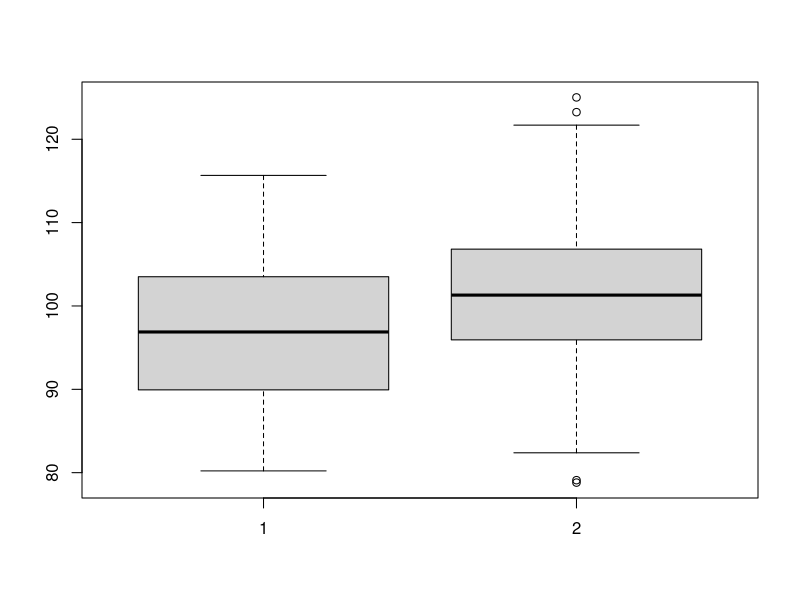
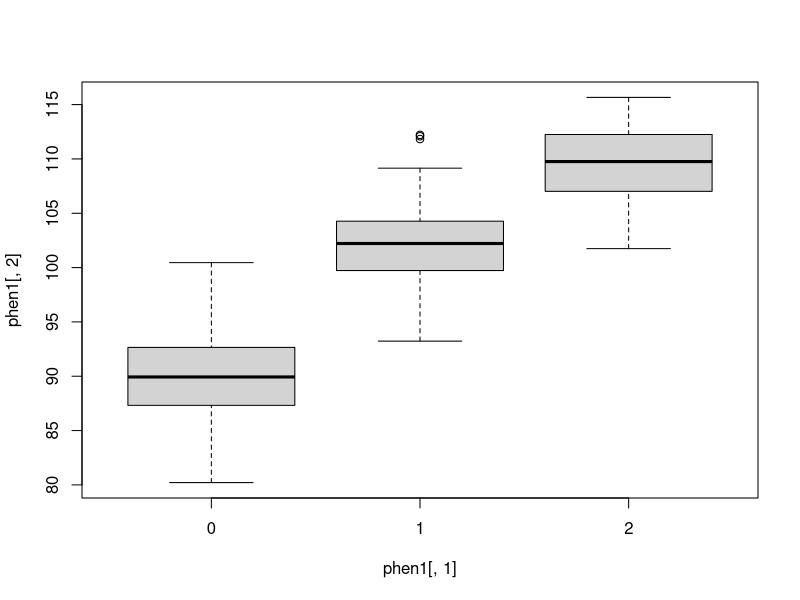
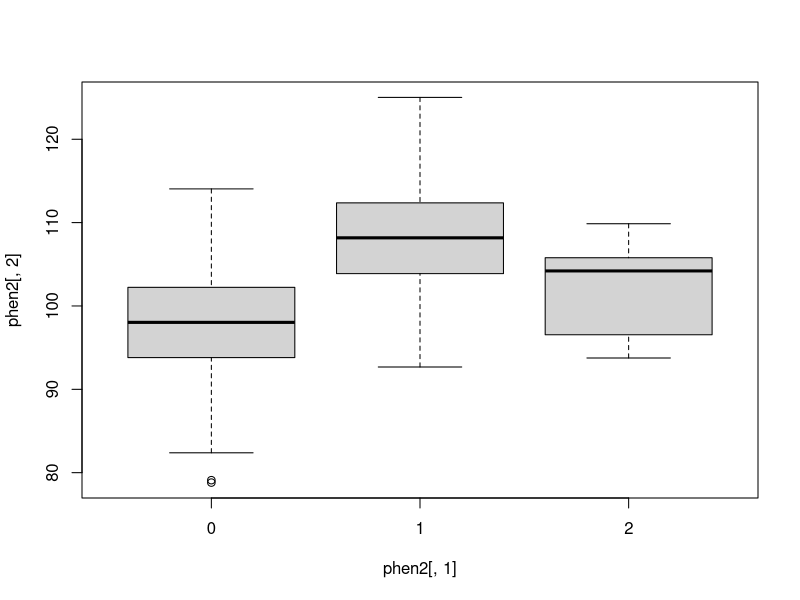
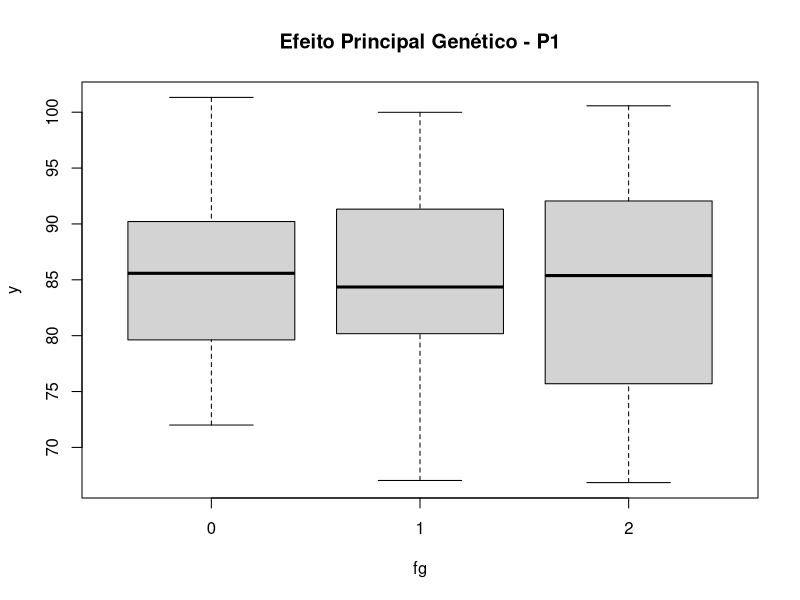
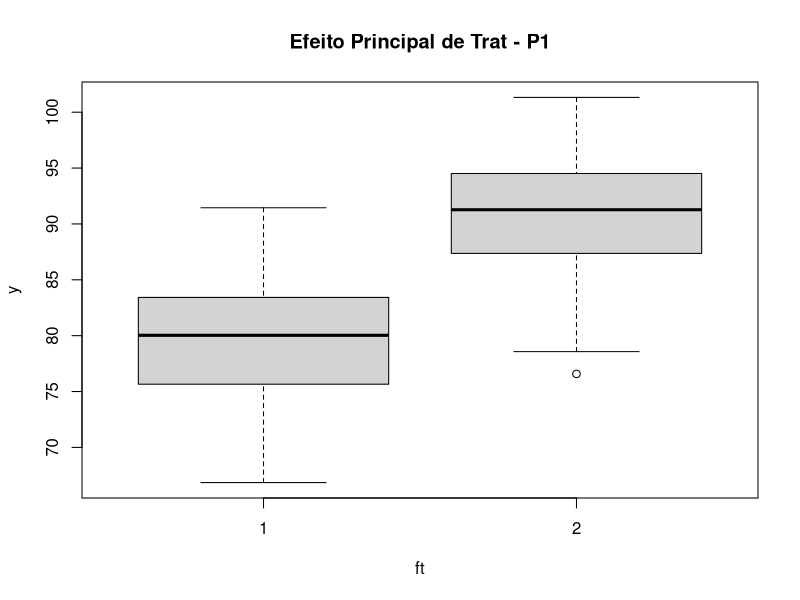
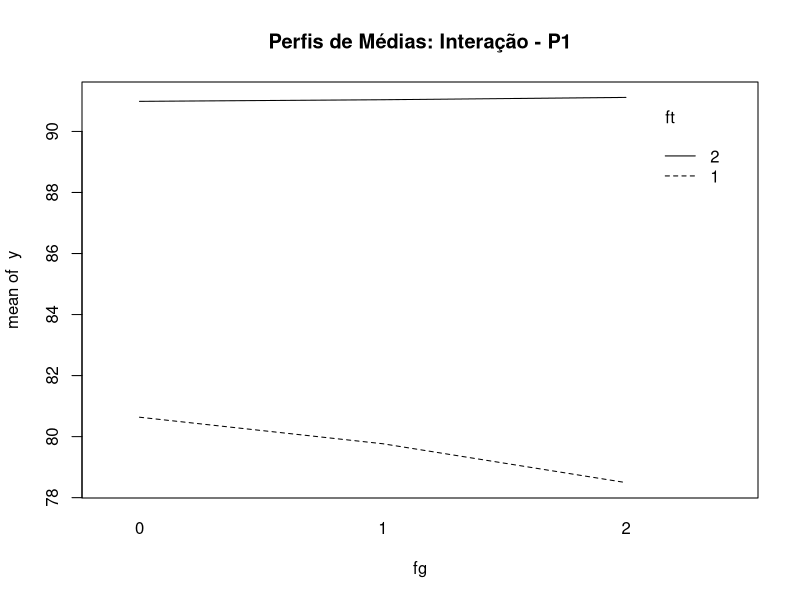
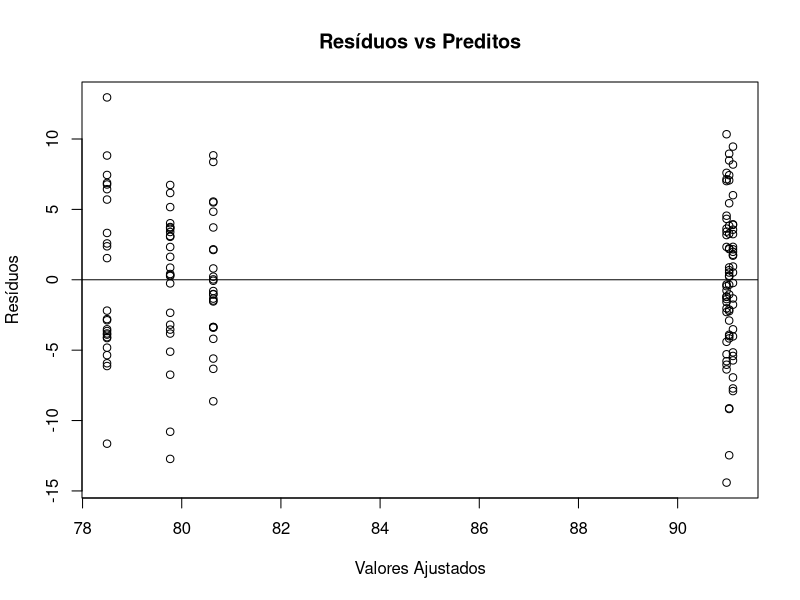
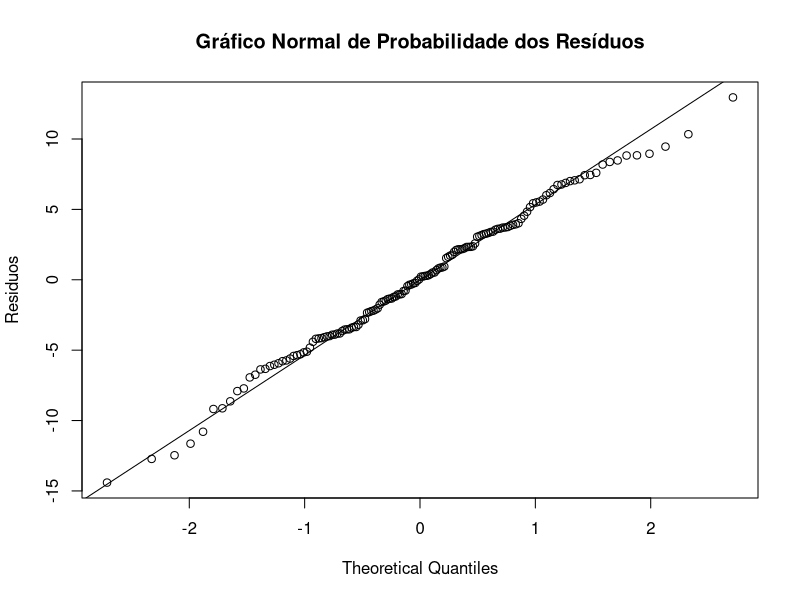

Source code (R) for these figures, in order: (Note: this script raises an error after producing the figures.)
#IBI5086 - 2026
#Lista 2

#Simulando dados com efeito de SNPs

#Modelo Uniloco: Gerar Y com efeito de um único loco de SNP

n=400
x1<-rbinom(n,2,0.32)
x2<-rbinom(n,2,0.25)
table(x1,x2)

gera_phen <- function (loci,j){
 y <- rep(NA,nrow(loci))
 for(i in 1:nrow(loci)){
 if (loci[i,j] == 0) y[i]<-rnorm(1,mi-a,s2)
 if (loci[i,j] == 1) y[i]<-rnorm(1,mi+d,s2)
 if (loci[i,j] == 2) y[i]<-rnorm(1,mi+a,s2)}
 cbind(loci[,j],y)
}

mi=100; a=10; d=2; s2=4
phen1<-gera_phen(cbind(x1,x2),1)
mi=100; a=2; d=8; s2=6
phen2<-gera_phen(cbind(x1,x2),2)

boxplot(phen1[,2],phen2[,2])

tapply(phen1[,2],phen1[,1],mean)
tapply(phen1[,2],phen1[,1],sd)
boxplot(phen1[,2]~ phen1[,1]) #ef. aditivo do SNP


tapply(phen2[,2],phen2[,1],mean)
tapply(phen2[,2],phen2[,1],sd)
boxplot(phen2[,2]~ phen2[,1]) #há ef. de dominância do SNP

#Construa o gráfico de perfis de médias
#Ajustar modelos lineares para os efeitos individuais desses SNPs
#Interpretar os resultados do ajuste do modelo linear
#Os parâmetros foram recuperados sob este ajuste?


##Modelo biloco: Gerar Y com efeito dos dois SNPs
library(car)
xa1<-Recode(x1,"0=(-1);1=0;2=1")
xd1<-Recode(x1,"0=0;1=1;2=0")
xa2<-Recode(x2,"0=(-1);1=0;2=1")
xd2<-Recode(x2,"0=0;1=1;2=0")

mi=110
a1=20; d1=0
a2=5; d2=4
a1a2=20; a1d2=22
d1a2=5; d1d2=0
s2=25

phen <- function(xa1,xd1,xa2,xd2){
 y<-matrix(NA,length(xa1),1)
 for(i in 1:length(xa1)){
 y[i]<-
rnorm(1,mi+a1*xa1[i]+d1*xd1[i]+a2*xa2[i]+d2*xd2[i]
       +a1a2*(xa1[i]*xa2[i])+a1d2*(xa1[i]*xd2[i])
       +d1a2*(xd1[i]*xa2[i])+d1d2*(xd1[i]*xd2[i]))
}
return(y)
}

ymod=phen(xa1,xd1,xa2,xd2)

fit1<- lm(ymod~xa1+xd1+xa2+xd2+xa1*xa2+xa1*xd2+xd1*xa2+xd1*xd2)
summary(fit1)

#Interprete
#Construa o gráfico com os perfis de médias
#Compare os par6ametros e as estimativas: o ajuste permitiu a recuperação dos parâmetros?


##Lista 2 
#Gerando Dados POPULACAO 1
r<-25
sigma<-6

#Pop1
mi01<-80
mi02<-90
mi11<-80
mi12<-90
mi21<-80
mi22<-90

#Gerando Dados
set.seed=9519
resp01<-rnorm(r,mi01,sigma)
set.seed=9521
resp02<-rnorm(r,mi02,sigma)
set.seed=9523
resp11<-rnorm(r,mi11,sigma)
set.seed=9525
resp12<-rnorm(r,mi12,sigma)
set.seed=9527
resp21<-rnorm(r,mi21,sigma)
set.seed=9529
resp22<-rnorm(r,mi22,sigma)

resp<-stack(data.frame(cbind(resp01,resp02,resp11,resp12,resp21,resp22)))
resp
fg<-rep(0:2,each=50)
fg
ft<-rep(rep(1:2,each=25),3)
ft
dat1<-data.frame(cbind(resp,fg,ft))
dat1
str(dat1)
names(dat1)<-c("y","grup","fg","ft")
ft<-factor(ft)
fg<-factor(fg)

dat<-dat1
attach(dat)

boxplot(y~fg,main="Efeito Principal Genético - P1")
boxplot(y~ft,main="Efeito Principal de Trat - P1")
interaction.plot(fg,ft,y,main="Perfis de Médias: Interação - P1")
#Comentar (descritivamente) o efeito de interação
#Lembrar que, se há efeito de interação, os efeitos principais ficam comprometidos

fit1<-aov(y~fg*ft)
summary(fit1)
fit1$coefficients
#Interpretar a significância dos efeitos testados

#Equivalentemente
fit1<-lm(y~fg*ft)
anova(fit1)
summary(fit1)

#Analise de resíduos do modelo
plot(fit1$fit, fit1$res, xlab="Valores Ajustados", ylab="Resíduos")
abline(h=0)
title("Resíduos vs Preditos")

qqnorm(fit1$residuals,ylab="Residuos", main=NULL)
qqline(fit1$residuals)
title("Gráfico Normal de Probabilidade dos Resíduos")

# Teste de normalidade de Shapiro-Wilk
shapiro.test(fit1$residuals)

#Teste da homogeneidade das variâncias
bartlett.test(y,grup) 

#Ajuste do modelo reduzido
fit2<-aov(y~ft)
summary(fit2) #existe efeito principal de tratamento: miT1 < miT2
fit2$coefficients

fit2<-lm(y~ft)
summary(fit2)

###Gerando Dados POPULACAO 2
r<-25
sigma<-6

#Pop2
mi01<-75
mi02<-80
mi11<-80
mi12<-86
mi21<-90
mi22<-97

set.seed=9519
resp01<-rnorm(r,mi01,sigma)
set.seed=9521
resp02<-rnorm(r,mi02,sigma)
set.seed=9523
resp11<-rnorm(r,mi11,sigma)
set.seed=9525
resp12<-rnorm(r,mi12,sigma)
set.seed=9527
resp21<-rnorm(r,mi21,sigma)
set.seed=9529
resp22<-rnorm(r,mi22,sigma)

resp<-stack(data.frame(cbind(resp01,resp02,resp11,resp12,resp21,resp22)))
resp
fg<-rep(0:2,each=50)
fg
ft<-rep(rep(1:2,each=25),3)
ft
dat2<-data.frame(cbind(resp,fg,ft))
dat2
str(dat2)
names(dat2)<-c("y","grup","fg","ft")

ft<-factor(ft)
fg<-factor(fg)
dat2

dat<-dat2
attach(dat)

boxplot(y~fg,main="Efeito Genético - P2")
boxplot(y~ft,main="Efeito de Trat - P2")
interaction.plot(fg,ft,y,main="Perfis de Médias - P2")

fit1<-aov(y~fg*ft)
summary(fit1)
fit1$coefficients

#Equivalentemente
fit1<-lm(y~fg*ft)
anova(fit1)
summary(fit1)

#Analise de resíduos do modelo
plot(fit1$fit, fit1$res, xlab="Valores Ajustados", ylab="Resíduos")
abline(h=0)
title("Resíduos vs Preditos")

qqnorm(fit1$residuals,ylab="Residuos", main=NULL)
qqline(fit1$residuals)
title("Gráfico Normal de Probabilidade dos Resíduos")

# Teste de normalidade de Shapiro-Wilk
shapiro.test(fit1$residuals)

#Teste da homogeneidade das variâncias
bartlett.test(y,grup) 

#Ajuste do modelo reduzido
fit2<-aov(y~fg+ft)
summary(fit2) 
#existe efeito principal genético e de tratamento
fit2$coefficients

fit2<-lm(y~fg+ft)
summary(fit2)

#Estudo dos efeitos principais do fator Trat
#Tukey somente para o comando "aov"
fit2.t <- TukeyHSD(fit2, "fg")
fit2.t
plot(fit2.t)

fit2.t <- TukeyHSD(fit2, "ft")
fit2.t
plot(fit2.t)
#Interprete as diferenças e os IC

##Gerando dados de P3
r<-25
sigma<-6

#Pop3
mi01<-75
mi02<-75
mi11<-80
mi12<-85
mi21<-85
mi22<-100

set.seed=9519
resp01<-rnorm(r,mi01,sigma)
set.seed=9521
resp02<-rnorm(r,mi02,sigma)
set.seed=9523
resp11<-rnorm(r,mi11,sigma)
set.seed=9525
resp12<-rnorm(r,mi12,sigma)
set.seed=9527
resp21<-rnorm(r,mi21,sigma)
set.seed=9529
resp22<-rnorm(r,mi22,sigma)

resp<-stack(data.frame(cbind(resp01,resp02,resp11,resp12,resp21,resp22)))
resp
fg<-rep(0:2,each=50)
fg
ft<-rep(rep(1:2,each=25),3)
ft
dat3<-data.frame(cbind(resp,fg,ft))
dat3
str(dat3)
names(dat3)<-c("y","grup","fg","ft")
ft<-factor(ft)
fg<-factor(fg)
dat3

dat<-dat3
attach(dat)

boxplot(y~fg,main="Efeito Genético - P3")
boxplot(y~ft,main="Efeito de Trat - P3")
interaction.plot(fg,ft,y,main="Perfis de Médias - P3")

fit1<-aov(y~fg*ft)
summary(fit1)
fit1$coefficients

#Equivalentemente
fit1<-lm(y~fg*ft)
anova(fit1)
summary(fit1)

#Analise de resíduos do modelo
plot(fit1$fit, fit1$res, xlab="Valores Ajustados", ylab="Resíduos")
abline(h=0)
title("Resíduos vs Preditos")

qqnorm(fit1$residuals,ylab="Residuos", main=NULL)
qqline(fit1$residuals)
title("Gráfico Normal de Probabilidade dos Resíduos")

# Teste de normalidade de Shapiro-Wilk
shapiro.test(fit1$residuals)

#Teste da homogeneidade das variâncias
bartlett.test(y,grup) 

#Estudo do efeito de interação entre os fatores

#Método de Tukey (somente para aov)
fit1.t <- TukeyHSD(fit1, "fg:ft")
fit1.t
plot(fit1.t)

#Neste caso, Tukey pode estar testando pares de grupos que não são de interesse
#Ex:Vamos então testar somente diferença entre Tratamentos para cada genótipo

#Função para calcular IC e valor-p para contrastes entre médias
ci=function(dif,qmres,gl,n1,n2,alpha) {   
   se=sqrt(qmres*(1/n1 + 1/n2))   
   tval=dif/se
   dt <- qt(1-alpha/2, gl) * se
   pval <- 1-pt(abs(tval),gl)
   low=dif-dt
   up=dif+dt
   m=cbind(dif,se,low,up,pval)
   dimnames(m)[[2]]=c("estimate","se",paste(100*(1-alpha),"% Conf.",sep=""),"limits","p-val")
   m 
   } 

mig<-tapply(y, list(fg,ft), mean)
mig
qmres<-anova(fit1)$"Mean Sq"[4]
qmres
gl<-anova(fit1)$"Df"[4]
gl

#fg=0: miT1-miT2
dif <- mig[1,1]-mig[1,2]
n1 <- length(dat[fg==0 & ft==1,]$y)
n2 <- length(dat[fg==0 & ft==2,]$y)
c1<-ci(dif,qmres,gl,n1,n2,0.05)
c1
p1<-c1[5]

#fg=1: miT1-miT2
dm <- mig[2,1]-mig[2,2]
n1 <- length(dat[fg==1 & ft==1,]$y)
n2 <- length(dat[fg==1 & ft==2,]$y)
tt <- dm/sqrt(qmres*(1/n1 + 1/n2))
c2<-ci(dm,qmres,gl,n1,n2,alpha=0.05)
c2
p2<-c2[5]

#fg=2: miT1-miT2
dm <- mig[3,1]-mig[3,2]
n1 <- length(dat[fg==2 & ft==1,]$y)
n2 <- length(dat[fg==2 & ft==2,]$y)
c3<-ci(dm,qmres,gl,n1,n2,0.05)
c3
p3<-c3[5]

results <- c(p1,p2,p3)
results

#install.packages("gtools")
library(gtools)

results.o <- mixedsort(results, scientific=TRUE, decreasing=TRUE)
results.o  #útil para ordenar sob notação científica dos valores

# Obtendo valores-p ajustados 
p.adjust.methods
adjustb <- p.adjust(results.o,method="bonferroni")
cbind(results.o,adjustb) 

adjustfdr <- p.adjust(results.o,method="fdr")
cbind(results.o,adjustfdr)

adjusth <- p.adjust(results.o,method="holm")
cbind(results.o,adjusth)

cbind(results.o,adjustb,adjusth,adjustfdr)

##Qual é a conclusão para alfa global=5%?
#Ajuste por Bonferroni: mi01=mi02 mi11<mi12 mi21<mi22
#Ajuste por Holm:       mi01=mi02 mi11<mi12 mi21<mi22
#Ajuste por FDR:        mi01=mi02 mi11<mi12 mi21<mi22



#Combinando os dados das diferentes Populações
datp<-data.frame(rbind(dat1,dat2,dat3))
dim(datp)
pop<-c(rep(1,150),rep(2,150),rep(3,150))
pop
datp<-data.frame(cbind(datp,pop))
head(datp)
str(datp)
attach(datp)
datp$fg<-factor(datp$fg)
datp$ft<-factor(datp$ft)
datp$pop<-factor(datp$pop)
str(datp)


##Combinando os dados das diferentes Populações: Alternativa 1
fitp1<-aov(y~pop+fg+ft+fg*ft,data=datp)
anova(fitp1)

#Note que se os fatores fg,ft e pop não foram definidos como "factor"
#o R considerará como variáveos quantitativas e na anova eles entrarão com
#1 grau de liberdade (efeito linear), o que não é possível para ft e pop
#Para fg, podemos considerar como uma variável ordinal (com 2 graus de liberdade), 
#ou podemos também considerar quantitativa discreta, e neste caso,
#o efeito linear do SNP pode ser uma alternativa viável (1 grau de liberdade)

#Analise de resíduos do modelo
plot(fitp1$fit, fitp1$res, xlab="Valores Ajustados", ylab="Resíduos")
abline(h=0)
title("Resíduos vs Preditos")

qqnorm(fitp1$residuals,ylab="Residuos", main=NULL)
qqline(fitp1$residuals)
title("Gráfico Normal de Probabilidade dos Resíduos")

# Teste de normalidade de Shapiro-Wilk
shapiro.test(fitp1$residuals)

#Teste da homogeneidade das variâncias
bartlett.test(fitp1$residuals ~ factor(round(fitp1$fit,3)))
#alfa=1%: não rejeitar

#Neste caso, o efeito principal de pop não é significante (a 5%) MAS
#mesmo não sendo significante é importante ficar no modelo para realizarmos
#o ajuste por população ao combinar os dados

#Mas, nos dados combinados podemos eliminar o efeito de interação que 
#não é significante e ajustar o modelo mais reduzido

fitp2<-aov(y~pop+fg+ft,data=datp)
anova(fitp2)

#Estudo do efeito principal do fator fg para os dados combinados e ajustados por pop
#Tukey para o efeito do SNP
fit2.t <- TukeyHSD(fitp2, "fg")
fit2.t
plot(fit2.t) #Conclusão: mi(aa) < mi(Aa) < mi(AA)

fit2.t <- TukeyHSD(fitp2, "ft")
fit2.t
plot(fit2.t) #Conclusão: mi(T1) < mi(T2)

#O efeito de ft nos dados combinados nem precisa ser testado por Tukey já que 
#o teste pode ser feito na própria tabela de anova
#a não ser para conseguirmos o IC


boxplot(datp$y~datp$fg,main="Efeito Genético: P1+P2+P3")
boxplot(datp$y~datp$ft,main="Efeito de Trat: P1+P2+P3")
interaction.plot(datp$fg,datp$ft,datp$y,main="Perfis de Médias: P1+P2+P3")


#Combinando os dados das diferentes Populações: Alternativa 2
fitp3<-aov(y~pop+fg+ft+fg*ft*pop,data=datp)
anova(fitp3) 
#O efeito de interação de ordem 2 (entre os 3 fatores) é significante
#Neste caso, não há como reduzir o modelo (denominado saturado)

#Analise de resíduos do modelo
plot(fitp3$fit, fitp2$res, xlab="Valores Ajustados", ylab="Resíduos")
abline(h=0)
title("Resíduos vs Preditos")

qqnorm(fitp3$residuals,ylab="Residuos", main=NULL)
qqline(fitp3$residuals)
title("Gráfico Normal de Probabilidade dos Resíduos")

#Agora, para estudar o efeito de interação pop:fg:ft
#Vamos construir constrastes entre grupos de interesse
#Parametrização adotada pelo R no modelo anova ajustado

#Função para calcular IC e valor-p para contrastes entre médias
#a partir de uma ANOVA
ci=function(dif,qmres,gl,n1,n2,alpha) {   
   se=sqrt(qmres*(1/n1 + 1/n2))   
   tval=dif/se
   dt <- qt(1-alpha/2, gl) * se
   pval <- 1-pt(abs(tval),gl)
   low=dif-dt
   up=dif+dt
   m=cbind(dif,se,low,up,pval)
   dimnames(m)[[2]]=c("estimate","se",paste(100*(1-alpha),"% Conf.",sep=""),"limits","p-val")
   m 
   } 


fitp3$coefficients
mi123<-tapply(datp$y, list(datp$fg,datp$ft,datp$pop), mean)
mi123
qmres<-anova(fitp3)$"Mean Sq"[8]
qmres
gl<-anova(fitp3)$"Df"[8]
gl

#P1 fg=0,1,2: miT1-miT2
dif <- mi123[1,1,1]-mi123[1,2,1]
n1 <- length(datp[pop==1 & fg==0 & ft==1,]$y)
n2 <- length(datp[pop==1 & fg==0 & ft==2,]$y)
c1<-ci(dif,qmres,gl,n1,n2,0.05)
c1
p1<-c1[5]

dif <- mi123[2,1,1]-mi123[2,2,1]
n1 <- length(datp[pop==1 & fg==1 & ft==1,]$y)
n2 <- length(datp[pop==1 & fg==1 & ft==2,]$y)
c2<-ci(dif,qmres,gl,n1,n2,0.05)
c2
p2<-c2[5]

dif <- mi123[3,1,1]-mi123[3,2,1]
n1 <- length(datp[pop==1 & fg==2 & ft==1,]$y)
n2 <- length(datp[pop==1 & fg==2 & ft==2,]$y)
c3<-ci(dif,qmres,gl,n1,n2,0.05)
c3
p3<-c3[5]

#P2 fg=0,1,2: miT1-miT2
dif <- mi123[1,1,2]-mi123[1,2,2]
n1 <- length(datp[pop==2 & fg==0 & ft==1,]$y)
n2 <- length(datp[pop==2 & fg==0 & ft==2,]$y)
c4<-ci(dif,qmres,gl,n1,n2,0.05)
c4
p4<-c4[5]

dif <- mi123[2,1,2]-mi123[2,2,2]
n1 <- length(datp[pop==2 & fg==1 & ft==1,]$y)
n2 <- length(datp[pop==2 & fg==1 & ft==2,]$y)
c5<-ci(dif,qmres,gl,n1,n2,0.05)
c5
p5<-c5[5]

dif <- mi123[3,1,2]-mi123[3,2,2]
n1 <- length(datp[pop==2 & fg==2 & ft==1,]$y)
n2 <- length(datp[pop==2 & fg==2 & ft==2,]$y)
c6<-ci(dif,qmres,gl,n1,n2,0.05)
c6
p6<-c6[5]

#P3 fg=0,1,2: miT1-miT2
dif <- mi123[1,1,3]-mi123[1,2,3]
n1 <- length(datp[pop==3 & fg==0 & ft==1,]$y)
n2 <- length(datp[pop==3 & fg==0 & ft==2,]$y)
c7<-ci(dif,qmres,gl,n1,n2,0.05)
c7
p7<-c7[5]

dif <- mi123[2,1,3]-mi123[2,2,3]
n1 <- length(datp[pop==3 & fg==1 & ft==1,]$y)
n2 <- length(datp[pop==3 & fg==1 & ft==2,]$y)
c8<-ci(dif,qmres,gl,n1,n2,0.05)
c8
p8<-c8[5]

dif <- mi123[3,1,3]-mi123[3,2,3]
n1 <- length(datp[pop==3 & fg==2 & ft==1,]$y)
n2 <- length(datp[pop==3 & fg==2 & ft==2,]$y)
c9<-ci(dif,qmres,gl,n1,n2,0.05)
c9
p9<-c9[5]

results <- c(p1,p2,p3,p4,p5,p6,p7,p8,p9)
results

#install.packages("gtools")
library(gtools)

results.o <- mixedsort(results, scientific=TRUE, decreasing=TRUE)
results.o  #útil para ordenar sob notação científica dos valores

# Obtendo valores-p ajustados 
p.adjust.methods
adjustb <- p.adjust(results.o,method="bonferroni")
cbind(results.o,adjustb) 

adjustfdr <- p.adjust(results.o,method="fdr")
cbind(results.o,adjustfdr)

adjusth <- p.adjust(results.o,method="holm")
cbind(results.o,adjusth)

cbind(results.o,adjustb,adjusth,adjustfdr)


##Combinando os dados das diferentes Populações: Alternativa 3
##Considerando População como um Fator Aleatório (não vimos no curso): 
## Neste caso, P1, P2 e P3 são consideradas uma amostra aleatória das possíveis populações que poderiam fazer parte do estudo 
##Ajuste do Modelo Linear Misto: fatores fixos (fg e ft) e aleatórios (pop)
head(datp)
dim(datp)
grupn<-rep(rep(seq(1,6),each=25),3)
grupn #efeito combinado: 3x2=6 grupos no total
interac<- rep(seq(1,18),each=25)
interac
datp<-data.frame(cbind(datp,grupn,interac))
head(datp)
str(datp)
attach(datp)
with(datp, interaction.plot(factor(grupn),factor(pop),y,main="Gráfico de interação"))

install.packages("lme4")
library(lme4)

fit.mlm<- lmer(y ~ factor(grupn) + (1|pop), data=datp)
fit.mlm
#modela efeito aleaório somente para o fator pop (uma amostra aleatório de 3 níveis das possíveis pop do estudo)
confint(fit.mlm, method="Wald") #IC só para efeito fixos
#nenhum IC dos ef fixos inclui o zero: há efeito significante
confint(fit.mlm) ##solução perfilada para cálculo do IC
confint(fit.mlm, method="boot", nsim=1000) #IC Bootstrap
#este efeito aleatório pode ser considerado nulo: a dependência entre respostas dentro de pop é desprezível

#Vamos investigar um modelo mais sofisticado: além de um componente aleatório de pop há um ef adicional devido a pop*grupn
fit.mlm<- lmer(y ~ factor(grupn) + (1|pop) + (1|interac), data=datp)
fit.mlm
summary(fit.mlm)
anova(fit.mlm)

#Intervalos de Confiança aproximados
confint(fit.mlm, method="Wald") #IC só para efeito fixos
confint(fit.mlm) ##solução perfilada
confint(fit.mlm, method="boot", nsim=1000) #IC Bootstrap

fixef(fit.mlm) #estimativa de mi e tau
#Variância dos ef. fixos (mihat)
RX <- getME(fit.mlm, "RX") 
sigma2 <- sigma(fit.mlm)^2  #sigma_e
vbeta<-sigma2*chol2inv(RX)
vbeta  ##na diagonal: var de mihat e tauhat

ranef(fit.mlm) #preditores dos efeitos aleatórios
VarCorr(fit.mlm)  #sd dos ef. aleatórios
print(vc <- VarCorr(fit.mlm), comp = c("Variance","Std.Dev."))

#Modelo estrutural (matricial): Y = Xbeta + Zu + e
#X e Z são amtrizes de planejamento dos efeitos fixos e aleatórios
#beta é o vetor de parâmetros (efeitos fixos)
#u é vetor dos efeitos aleatórios

model.matrix(fit1,data=dat)
Y<-as.vector(getME(fit1,"y"))  #vetor de resposta
Y
X<-as.matrix(getME(fit1,"X"))  #matriz de planejamento dos ef fixos
X
Z<-(as.matrix(getME(fit1,"Z"))) #matriz de planejamento dos ef aleatórios
Z

#Análise de Resíduos
plot(fit.mlm) ##residuo condicional ehat
plot(fit.mlm,type=c("p","smooth")) ## resíduo x ajustado
qqnorm(residuals(fit.mlm))
qqline(residuals(fit.mlm))
#veja outros gráficos no material de Aula

##Comparações múltiplas 
install.packages("emmeans")
library(emmeans)
emm1<-emmeans(fit.mlm,pairwise ~ factor(grupn),data=datp)
emm1

#comparação dos modelos via o ajuste de máxima verossimilanças
#Note que
fit0.mlm<- lmer(y ~ factor(grupn) + (1|pop), data=datp)
fit1.mlm<- lmer(y ~ factor(grupn) + (1|pop) + (1|interac), data=datp)
anova(fit0.mlm,fit1.mlm)
#Rej H0: o modelo fit1 se ajusta melhor que o fit0

#Ajuste também:
fit.mlm<- lmer(y ~ factor(grupn) +  (1|interac), data=datp)
fit.mlm
summary(fit.mlm)
